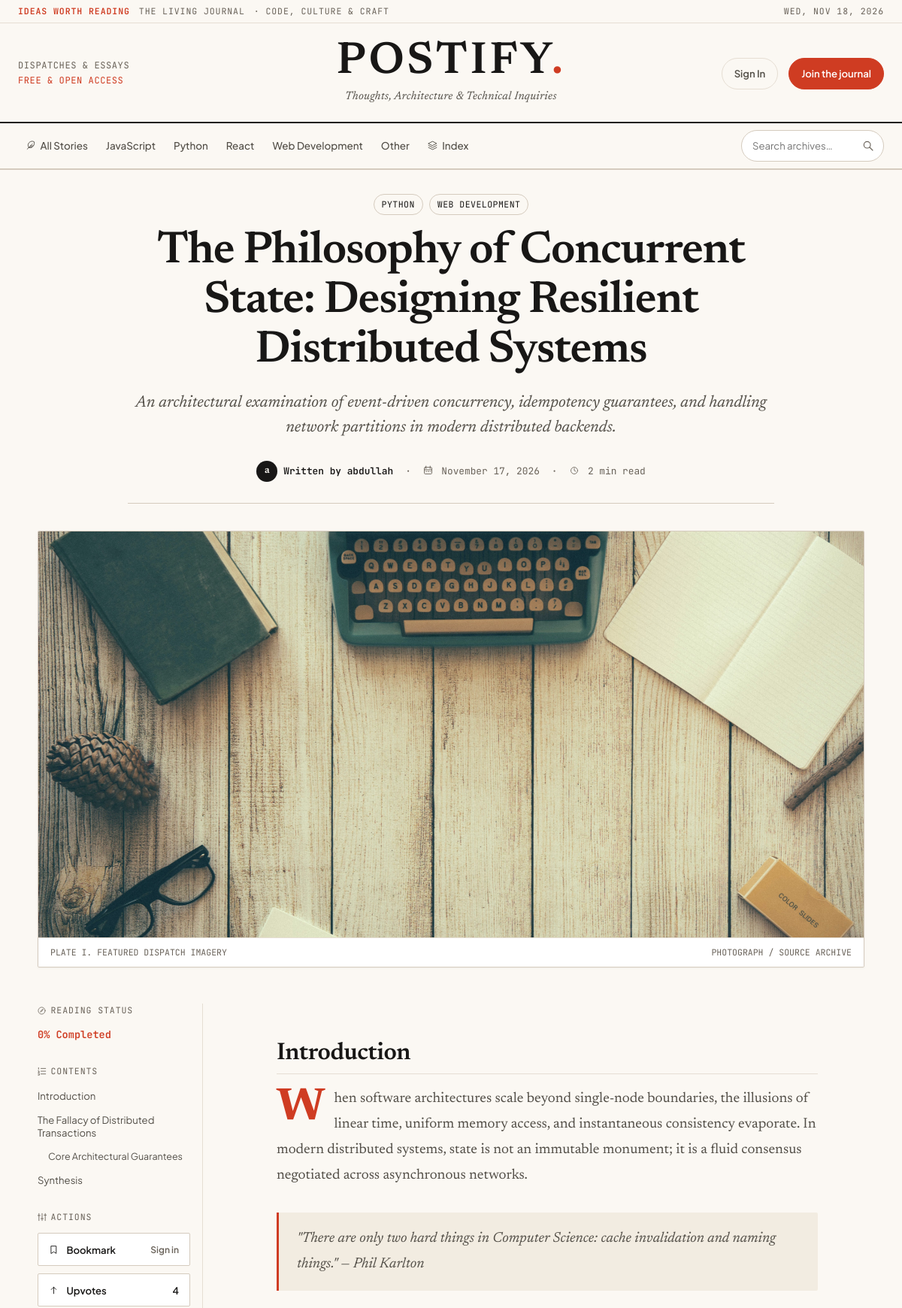
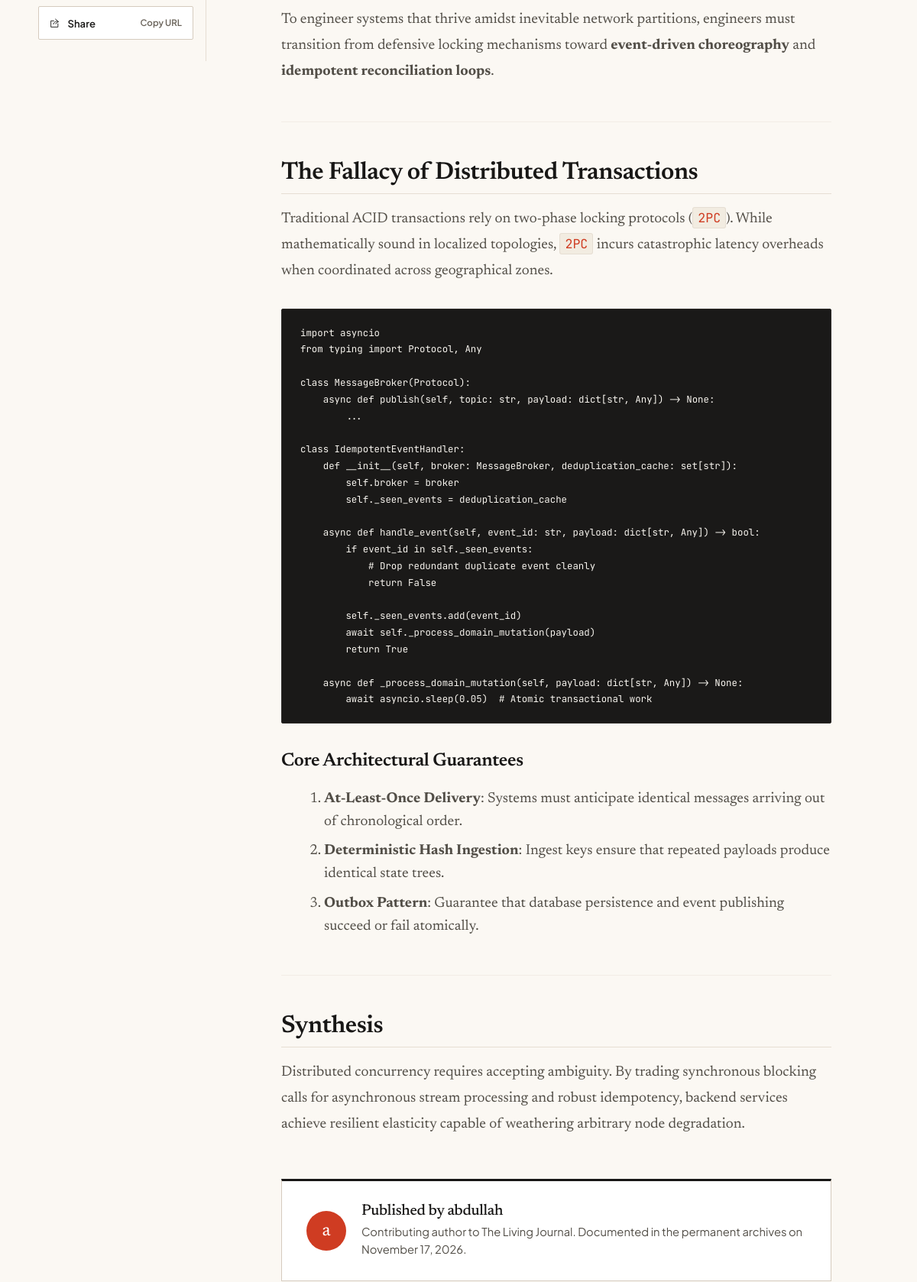
The page /articles/2 (upper part) on the database its author committed (2 pictures, top to bottom).
### blog/models.py (models this page shows, shortened)
class Article(models.Model):
    categoryList = [
        ("javascript", "JavaScript"),
        ("web develpment", "Web Develpment"),
        ("react", "React"),
        ("python", "Python"),
        ("other", "Other"),
    ]
    owner = models.ForeignKey(
        User, on_delete=models.CASCADE, related_name='articles')
    title = models.CharField(max_length=200)
    desc = models.CharField(max_length=200)
    artImage = models.ImageField(
        upload_to='art_photos', default='./images/default.jpg', null=True, blank=True)
    content = models.TextField()
    category = MultiSelectField(
        choices=categoryList, max_choices=3, max_length=100)
    created = models.DateTimeField(default=now, editable=False)
    bookmarks = models.ManyToManyField(User, related_name='bookmarks')
    upvote = models.ManyToManyField(User, related_name='up')
    downvote = models.ManyToManyField(User, related_name='down')
    class Meta:
        ordering = ['-created']
    @property
    def reading_minutes(self):
        return max(1, (len(self.content.split()) + 209) // 210)

### blog/views.py (the view)
# urls.py: path('articles/<str:id>', views.singleArt, name='singleArt'),
def singleArt(request, id):
    try:
        art = Article.objects.get(pk=id)
    except Article.DoesNotExist:
        return render(request, '404.html', status=404)
    comments = Comment.objects.filter(article=art).all()
    rendered_content = markdown2.markdown(
        art.content,
        extras=["fenced-code-blocks", "tables", "header-ids", "strike", "code-friendly"]
    )
    return render(request, 'singleArt.html', {
        'post': art,
        'content': rendered_content,
        'comments': comments,
    })

### blog/templates/singleArt.html (shortened to what this page needs)
{% extends './layout.html' %}
{% load static %}
{% block links %}
  <link rel="stylesheet" href="{% static 'blog/css/singleArt.css' %}?v=20261119-r1" />
{% endblock links %}
{% block body %}
<article class="reading-view-container" data-card="{{ post.id }}">
  <header class="article-masthead-header">
    <div class="article-topic-kicker">
      {% for cat in post.category %}
        <a href="{% url 'blog:category' cat %}" class="editorial-tag">{% if cat == 'web develpment' %}Web Development{% else %}{{ cat }}{% endif %}</a>
      {% endfor %}
    </div>
    <h1 class="article-main-title">{{ post.title }}</h1>
    <div class="article-summary-deck">{{ post.desc }}</div>
    <div class="article-byline-strip">
      <div class="byline-author-pill">
        <span class="author-circle">{{ post.owner.username|slice:":1" }}</span>
        <span>Written by {{ post.owner.username }}</span>
      </div>
      <span class="meta-dot">·</span>
      <time datetime="{{ post.created|date:'c' }}">
        <i class="fa-regular fa-calendar-days me-1"></i> {{ post.created|date:"F d, Y" }}
      </time>
      <span class="meta-dot">·</span>
      <span id="reading-time-estimate"> {{ post.reading_minutes }} min read</span>
    </div>
  </header>
  {% if post.artImage %}
    <div class="article-feature-image-frame">
      <img src="{{ post.artImage.url }}" alt="{{ post.title }}" />
      <div class="image-caption-rule">
        <span>PLATE I. FEATURED DISPATCH IMAGERY</span>
        <span>PHOTOGRAPH / SOURCE ARCHIVE</span>
      </div>
    </div>
  {% endif %}
  <div class="article-reading-grid">
    <aside class="reading-companion-sidebar" aria-label="Reading Companion">
      <div class="sidebar-block d-none d-lg-block">
        <div class="sidebar-title">
          <i class="fa-solid fa-compass"></i> Reading Status
        </div>
        <div style="font-family: var(--font-mono); font-size: 0.85rem; color: var(--accent-vermilion); font-weight: 600;">
          <span id="reading-progress-percent">0</span>% Completed
        </div>
      </div>
      <div class="sidebar-block d-none d-lg-block" id="toc-container" style="display: none;">
        <div class="sidebar-title">
          <i class="fa-solid fa-list-ol"></i> Contents
        </div>
        <nav>
          <ul class="toc-list" id="toc-list"></ul>
        </nav>
      </div>
      <div class="sidebar-block">
        <div class="sidebar-title">
          <i class="fa-solid fa-sliders"></i> Actions
        </div>
        <div class="companion-actions">
          {% if user.is_authenticated %}
            <button
              type="button"
              class="companion-action-btn save-btn {% if user in post.bookmarks.all %}saved{% endif %}"
              data-id="{{ post.id }}"
              id="{{ post.id }}"
              aria-label="Bookmark"
            >
              <span>
                <i class="{% if user in post.bookmarks.all %}fa-solid{% else %}fa-regular{% endif %} fa-bookmark me-2"></i>
                <span class="save-txt">{% if user in post.bookmarks.all %}Saved{% else %}Bookmark{% endif %}</span>
              </span>
              <i class="fa-solid fa-check check-indicator {% if user not in post.bookmarks.all %}d-none{% endif %}"></i>
            </button>
            <button
              type="button"
              class="companion-action-btn vote-btn {% if user in post.upvote.all %}voted{% endif %}"
              data-id="{{ post.id }}"
              data-vote="{{ post.id }}"
              aria-label="Upvote article"
            >
              <span>
                <i class="fa-solid fa-arrow-up me-2"></i> Upvote
              </span>
              <span class="vote-num">{{ post.upvote.count }}</span>
            </button>
            {% if user == post.owner %}
              <a href="{% url 'blog:update' post.id %}" class="companion-action-btn" aria-label="Edit Dispatch">
                <span><i class="fa-solid fa-pen-to-square me-2"></i> Edit Story</span>
                <i class="fa-solid fa-arrow-right"></i>
              </a>
              <button
                type="button"
                class="companion-action-btn delete-btn"
                data-id="{{ post.id }}"
                data-delete="{{ post.id }}"
                aria-label="Delete Dispatch"
                style="color: var(--accent-vermilion);"
              >
                <span><i class="fa-regular fa-trash-can me-2"></i> Delete</span>
                <i class="fa-solid fa-triangle-exclamation"></i>
              </button>
            {% endif %}
          {% else %}
            <a href="{% url 'login' %}" class="companion-action-btn">
              <span><i class="fa-regular fa-bookmark me-2"></i> Bookmark</span>
              <span style="font-size: 0.75rem; color: var(--text-muted);">Sign in</span>
            </a>
            <div class="companion-action-btn" style="cursor: default;">
              <span><i class="fa-solid fa-arrow-up me-2"></i> Upvotes</span>
              <span class="vote-num">{{ post.upvote.count }}</span>
            </div>
          {% endif %}
          <button type="button" class="companion-action-btn" id="btn-copy-share" aria-label="Copy share link">
            <span><i class="fa-regular fa-share-from-square me-2"></i> Share</span>
            <span style="font-size: 0.72rem; color: var(--text-muted);">Copy URL</span>
          </button>
        </div>
      </div>
    </aside>
    <div class="article-reading-body">
      <div class="art-article-body" id="article-prose">
        {{ content|safe }}
      </div>
      <div class="article-colophon-box">
        <div class="colophon-monogram">{{ post.owner.username|slice:":1" }}</div>
        <div class="colophon-text">
          <h4>Published by {{ post.owner.username }}</h4>
          <p>
            Contributing author to The Living Journal. Documented in the permanent archives on {{ post.created|date:"F d, Y" }}.
          </p>
        </div>
      </div>
    </div>
  </div>
</article>
{% endblock body %}

### blog/static/blog/css/layout.css (style rules this page uses)
:root { --bg-canvas: #fbf8f3; --bg-surface: #ffffff; --bg-parchment: #f2ece1; --bg-muted: #eae3d5; --text-primary: #181716; --text-secondary: #524e47; --text-muted: #696259; --text-inverse: #fbf8f3; --accent-vermilion: #cf3c22; --accent-vermilion-hover: #b02a14; --accent-vermilion-wash: #fcefe9; --accent-vermilion-border: rgba(207, 60, 34, 0.25); --border-hairline: #e6ded3; --border-rule: #d5cbbe; --border-strong: #181716; --font-serif: "Newsreader", Georgia, "Times New Roman", serif; --font-sans: "Plus Jakarta Sans", -apple-system, BlinkMacSystemFont, "Segoe UI", Roboto, sans-serif; --font-mono: "JetBrains Mono", Menlo, Consolas, monospace; --site-max-width: 1240px; --reading-max-width: 720px; --header-height: 70px; --radius-subtle: 2px; --radius-pill: 9999px; --shadow-subtle: 0 1px 3px rgba(24, 23, 22, 0.05); --shadow-lift: 0 8px 24px -4px rgba(24, 23, 22, 0.08); --transition-fast: 160ms ease; --transition-smooth: 240ms cubic-bezier(0.16, 1, 0.3, 1); }
*, *::before, *::after { box-sizing: border-box; margin: 0; padding: 0; }
html { font-size: 16px; scroll-behavior: smooth; background-color: var(--bg-canvas); color: var(--text-primary); text-rendering: optimizeLegibility; -webkit-font-smoothing: antialiased; -moz-osx-font-smoothing: grayscale; }
body { font-family: var(--font-sans); background-color: var(--bg-canvas); color: var(--text-primary); line-height: 1.6; min-height: 100vh; display: flex; flex-direction: column; }
h1, h2, h3, h4, h5, h6 { font-family: var(--font-serif); font-weight: 500; color: var(--text-primary); line-height: 1.15; letter-spacing: -0.015em; }
p { color: var(--text-secondary); font-size: 1rem; }
a { color: inherit; text-decoration: none; transition: color var(--transition-fast); }
img { max-width: 100%; height: auto; display: block; }

### rows shown on the page
Article: title "The Philosophy of Concurrent State: Designing Resilient Distributed Systems", desc "An architectural examination of event-driven concurrency, idempotency guarantees, and handling network partitions in modern distributed backends.", owner.username "a", owner.username "abdullah", created "November 17, 2026", artImage (placeholder picture), upvote.count "4"

### other values the page prints
{{ cat }} "PYTHON"
